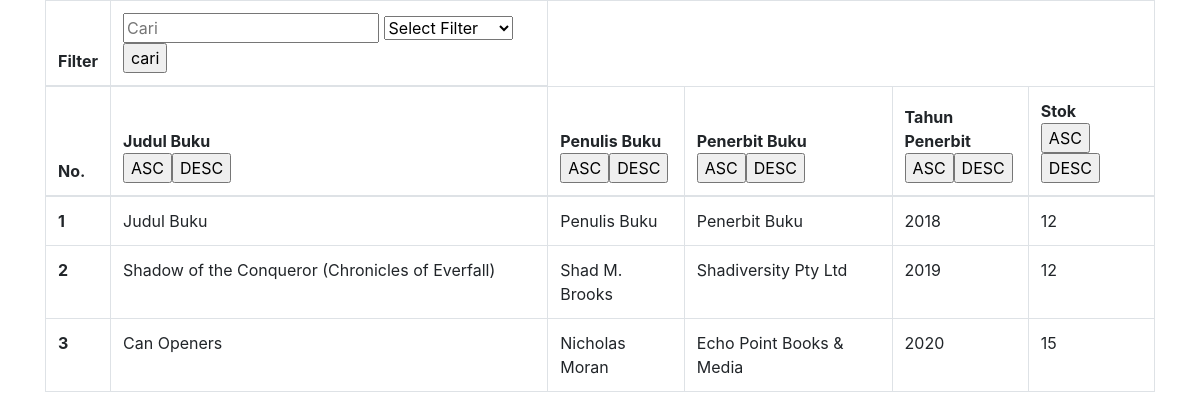
The page / on the database its author committed.
### tables this page shows
CREATE TABLE `buku` (
  `id` int(11) NOT NULL,
  `judul_buku` varchar(100) NOT NULL,
  `penulis_buku` varchar(100) NOT NULL,
  `penerbit_buku` varchar(100) NOT NULL,
  `tahun_terbit` char(4) NOT NULL,
  `stok` int(11) NOT NULL
);

### models/Perpustakaan.php (called while the page is built, shortened)
<?php
    class Perpustakaan{
        private $mysqli;
        public function __construct($conn)
        {
            $this->mysqli = $conn;
        }
        public function tampil($id=null){
            $db = $this->mysqli->conn;
            $sql = "SELECT * FROM buku ";
            $query = $db->query($sql) or die($db->error);
            return $query;
        }
    }
?>

### index.php (the view, shortened to what this page needs)
<?php
    require_once('config/koneksi.php');
    require_once('models/Perpustakaan.php');
    $connection = new Database($host,$user,$pass,$database);
    $perpus = new Perpustakaan($connection);
?>
<!doctype html>
<html lang="en">
  <head>
    <link rel="stylesheet" href="https://stackpath.bootstrapcdn.com/bootstrap/4.4.1/css/bootstrap.min.css">
  </head>
  <body>
    <div class="container">
    <table class="table table-bordered">
  <thead>
  <form action="" method="POST">
  <tr>
    <th>Filter</th>
    <td>
        <input type="text " name="q" placeholder="Cari">
        <select name="column" >
            <option value="">Select Filter</option>
        </select>
        <input type="submit" name="submit" id="" value="cari">
    </td>
    </tr>
    <tr>
      <th scope="col">No.</th>
      <th scope="col">Judul Buku <br><input type="submit" value="ASC" name="judul_buku"><input type="submit" value="DESC" name="judul_buku"></th>
      <th scope="col">Penulis Buku <br><input type="submit" value="ASC" name="penulis_buku"><input type="submit" value="DESC" name="penulis_buku"></th>
      <th scope="col">Penerbit Buku<br><input type="submit" value="ASC" name="penerbit_buku"><input type="submit" value="DESC" name="penerbit_buku"></th>
      <th scope="col">Tahun Penerbit<br><input type="submit" value="ASC" name="tahun_terbit"><input type="submit" value="DESC" name="tahun_terbit"></th>
      <th scope="col">Stok<br><input type="submit" value="ASC" name="stok"><input type="submit" value="DESC" name="stok"></th>
    </tr>
    </form>
  </thead>
  <tbody>
  <?php
    $no = 1;
    $sort = "";
    if(empty($sort)){
         $tampil = $perpus->tampil();
    }
    while($data = $tampil->fetch_object()){
  ?>
    <tr>
      <th scope="row"><?php echo $no++ ?></th>
      <td><?php echo $data->judul_buku; ?></td>
      <td><?php echo $data->penulis_buku; ?></td>
      <td><?php echo $data->penerbit_buku; ?></td>
      <td><?php echo $data->tahun_terbit; ?></td>
      <td><?php echo $data->stok; ?></td>
    </tr>
    <?php } ?>
  </tbody>
</table>
    </div>
  </body>
</html>

### rows shown on the page
buku: judul_buku "Judul Buku", penulis_buku "Penulis Buku", penerbit_buku "Penerbit Buku", tahun_terbit "2018", stok "12"
buku: judul_buku "Shadow of the Conqueror (Chronicles of Everfall)", penulis_buku "Shad M. Brooks", penerbit_buku "Shadiversity Pty Ltd", tahun_terbit "2019", stok "12"
buku: judul_buku "Can Openers", penulis_buku "Nicholas Moran", penerbit_buku "Echo Point Books & Media", tahun_terbit "2020", stok "15"
